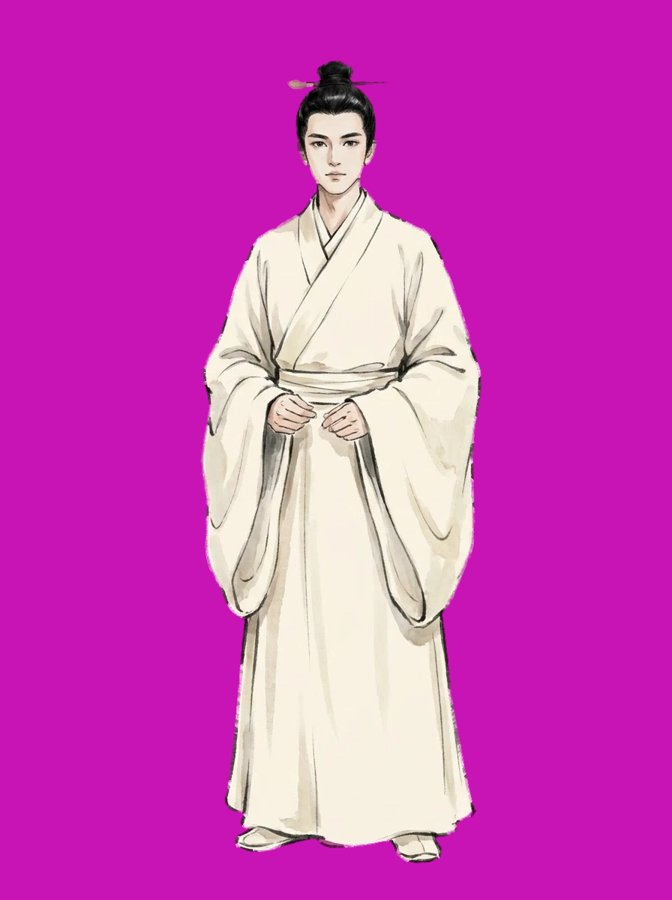
#> input picture tools/ref/NAM_B1.jpg, 672 x 900 px
$ python -i build_doll.py   (imports and definitions only)
#> lines starting #> are read from the running program, lines starting #| are printed output that depends on the picture; after the words box and inside, x2 and y2 are one past the last pixel; in counts of white or black regions, pixels touching at a corner belong together
#> further down, picture is the input picture: shape (900, 672, 3); mean B, G, R 186.3, 71.4, 206.6
# Tách lớp nhân vật nhiều lớp (paper-doll) từ ảnh Flow đã chụp. Dùng: python3 build_doll.py manifest.json outdir
import sys,json,glob,os
import numpy as np
import cv2
from PIL import Image,ImageFilter
from scipy import ndimage as ndi
D='/tmp/claude-chrome-screenshots-6iC0Nb/'
W,H=896,1200
ROBUST=False
def shot(n):
    p=glob.glob(D+f'*-{n}.png')
    return Image.open(p[0]).convert('RGB') if p else None
BASE=None
# [11 lines left out: function load, not called in this run]
def bgcolor(a):
    # nền magenta gần phẳng: ước lượng từ các mép
    e=np.concatenate([a[:40,:].reshape(-1,3),a[:, :40].reshape(-1,3),a[:,-40:].reshape(-1,3)])
    return np.median(e,0)

# [9 lines left out: function star_fix, not called in this run]
def key(img,bg=None):
    a=np.asarray(img).astype(np.float32)
    bg=bgcolor(a) if bg is None else bg
#> bg = [181, 20, 200]
    if a.shape[0]>=1170:a=star_fix(a,bg).astype(np.float32)
    d=np.sqrt(((a-bg)**2).sum(2))
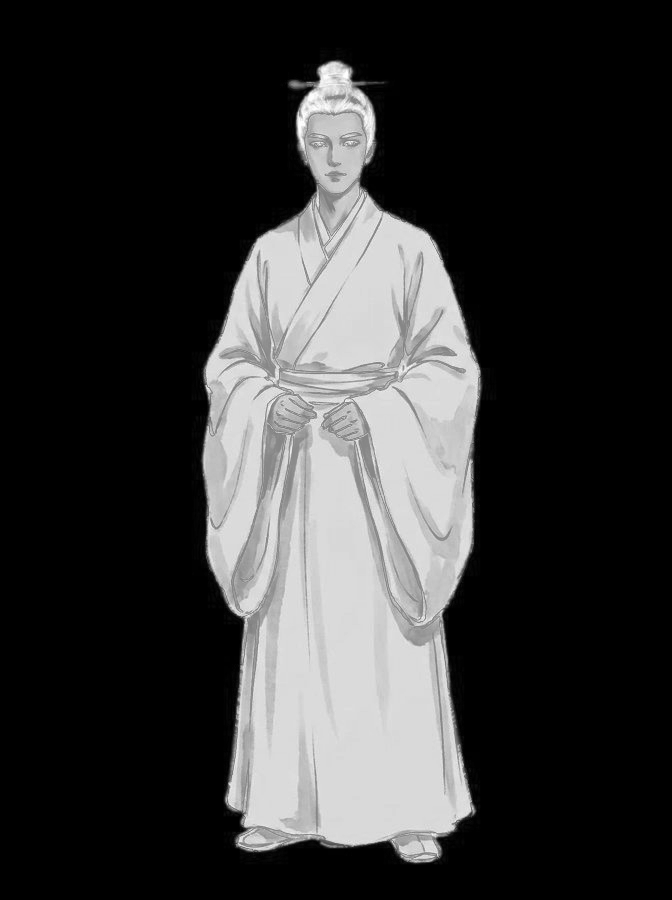
#> d: shape (900, 672) float32; min 0, max 270.5, mean 55.9; drawn with min black and max white
    al=np.clip((d-46)/(105-46),0,1)
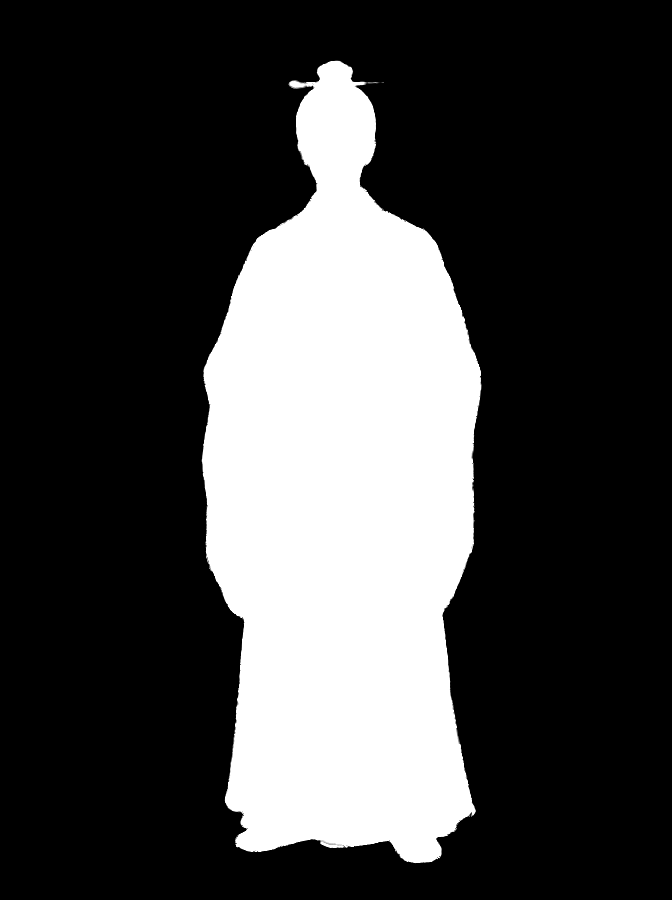
#> al: shape (900, 672) float32; min 0, max 1, mean 0.262
    if ROBUST:
        lab,n=ndi.label(d<82)
        sz=ndi.sum(np.ones_like(d),lab,range(1,n+1))
        edge_l=set(np.unique(np.concatenate([lab[0],lab[-1],lab[:,0],lab[:,-1]])))-{0}
        keep=[i+1 for i in range(n) if (i+1) in edge_l or sz[i]>400]
        bgc=np.isin(lab,keep)
        band=ndi.binary_dilation(bgc,iterations=3)
        al=np.where(band,al,1.0).astype(np.float32)
    # co nhẹ 1px để bỏ viền hồng, giữ nét mảnh
    al=0.5*al+0.5*ndi.minimum_filter(al,size=3)
    interior=al>0.97
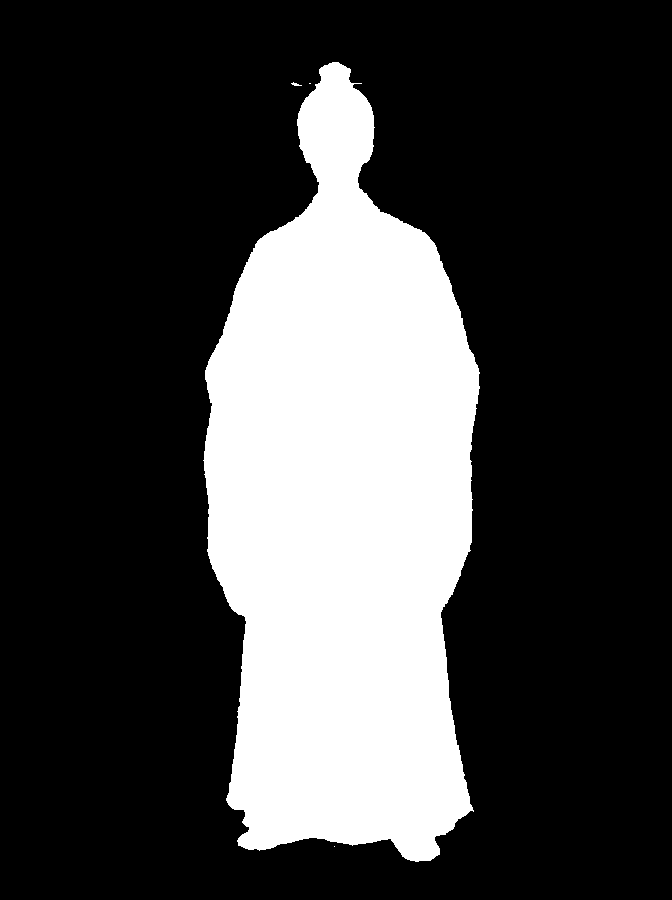
#> interior: shape (900, 672) bool; 25.6% white; 4 white regions (2 under 20 px), largest, box (x1, y1, x2, y2) and area: (203, 62, 480, 862) 154654, (291, 82, 302, 86) 22
    out=a.copy()
    edge=(~interior)
    idx=ndi.distance_transform_edt(edge,return_distances=False,return_indices=True)
    near=a[idx[0],idx[1]]
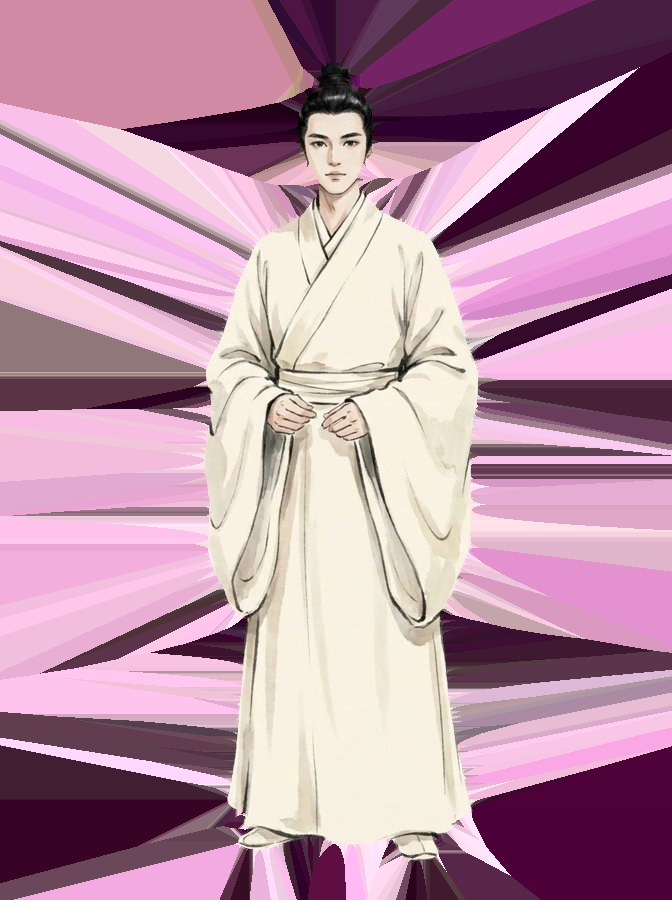
#> near: shape (900, 672, 3) float32; mean B, G, R 165.1, 144.3, 185.1
    # pixel viền lấy màu của pixel đặc gần nhất (khử hoàn toàn màu nền)
    out[edge]=near[edge]
    return np.clip(out,0,255).astype(np.uint8),al
def rgba(rgb,al):
    return Image.fromarray(np.dstack([rgb,(al*255).astype(np.uint8)]),'RGBA')
def crop(im):
    bb=im.getchannel('A').point(lambda v:255 if v>8 else 0).getbbox()
    return (im.crop(bb),bb) if bb else (None,None)
# [11 lines left out: function diffmask, not called in this run]
def save(im,path,q=90):
    im.save(path,'WEBP',quality=q,method=6)
# [59 lines left out: function main, not called in this run]
# [1 line not run here, left out]

>>> import cv2
>>> picture = cv2.imread('ref/NAM_B1.jpg')
>>> result = key(picture)
